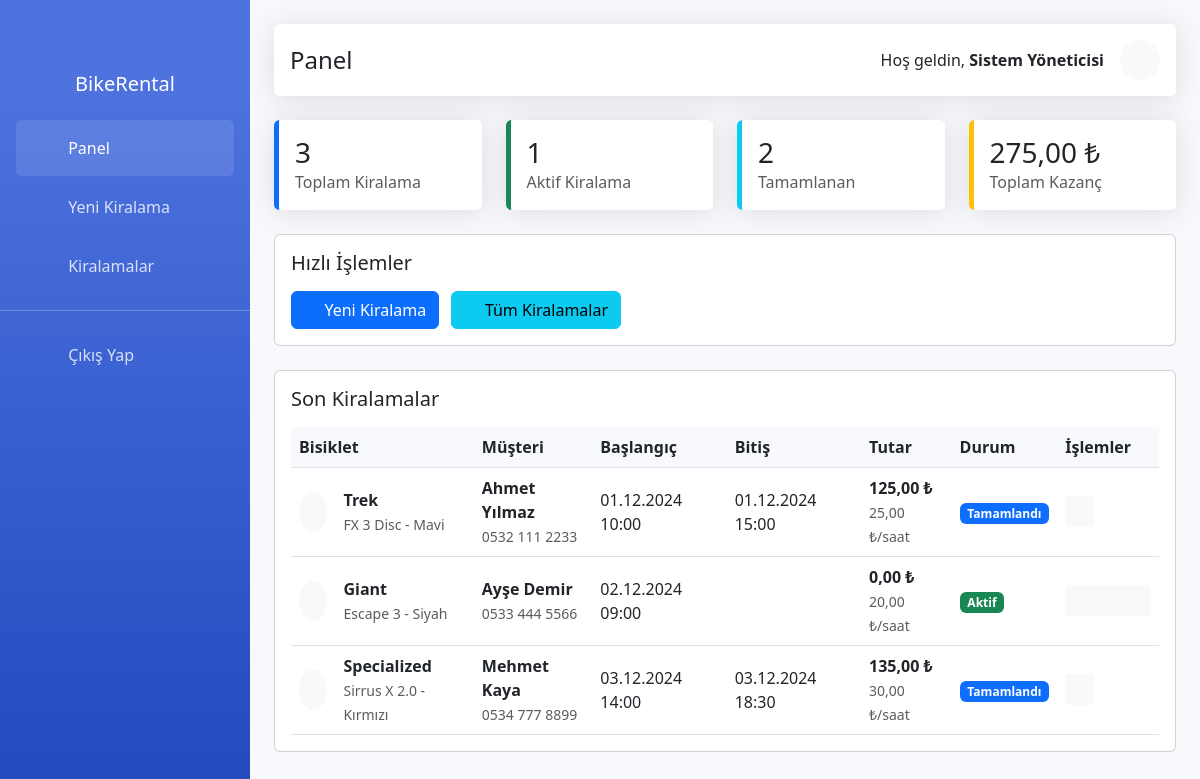
/dashboard.php (signed in), run on the app's committed database.
### tables this page shows
CREATE TABLE IF NOT EXISTS bike_rentals (
    id INT UNSIGNED AUTO_INCREMENT PRIMARY KEY,
    user_id INT UNSIGNED NOT NULL,
    bike_brand VARCHAR(50) NOT NULL,
    bike_model VARCHAR(50) NOT NULL,
    bike_color VARCHAR(30) NOT NULL DEFAULT 'Belirtilmemiş',
    price_per_hour DECIMAL(10,2) UNSIGNED NOT NULL,
    customer_name VARCHAR(100) NOT NULL,
    customer_phone VARCHAR(20) NOT NULL,
    customer_email VARCHAR(100) NULL,
    customer_id_number VARCHAR(20) NOT NULL,
    start_date DATETIME NOT NULL,
    end_date DATETIME NULL,
    status ENUM('active', 'completed', 'cancelled') DEFAULT 'active',
    total_cost DECIMAL(10,2) UNSIGNED DEFAULT 0.00,
    notes TEXT NULL,
    created_at TIMESTAMP DEFAULT CURRENT_TIMESTAMP,
    updated_at TIMESTAMP DEFAULT CURRENT_TIMESTAMP ON UPDATE CURRENT_TIMESTAMP,
    FOREIGN KEY (user_id) REFERENCES users(id) ON DELETE RESTRICT,
    INDEX idx_user_id (user_id),
    INDEX idx_status (status),
    INDEX idx_start_date (start_date),
    INDEX idx_customer_name (customer_name),
    INDEX idx_customer_id (customer_id_number)
);

### BikeRental.php (called while the page is built, shortened)
<?php
class BikeRental {
    private $conn;
    private $table_name = "bike_rentals";
    public function __construct($db) {
        $this->conn = $db;
    }
    public function readByUser($user_id, $limit = null) {
        try {
            $query = "SELECT * FROM " . $this->table_name . "
                     WHERE user_id = :user_id
                     ORDER BY created_at DESC";
            if ($limit !== null) {
                $query .= " LIMIT :limit";
            }            $stmt = $this->conn->prepare($query);
            $stmt->bindParam(':user_id', $user_id, PDO::PARAM_INT);
            if ($limit !== null) {
                $stmt->bindParam(':limit', $limit, PDO::PARAM_INT);
            }
            $stmt->execute();
            return $stmt;
        } catch (PDOException $e) {
            $this->error_message = $e->getMessage();
            return false;
        }
    }
}
?>

### dashboard.php (the view, shortened to what this page needs)
<?php
include_once 'functions.php';
include_once 'BikeRental.php';
try {
    $database = new Database();
    $db = $database->getConnection();
    $rental = new BikeRental($db);
    $stmt = $rental->readByUser($_SESSION['user_id'], 50);
    $rentals = $stmt->fetchAll(PDO::FETCH_ASSOC);
    $stats = [
        'total' => 0,
        'active' => 0,
        'completed' => 0,
        'total_spent' => 0.0
    ];
    foreach ($rentals as $r) {
        $stats['total']++;
        if ($r['status'] == 'active') $stats['active']++;
        if ($r['status'] == 'completed') $stats['completed']++;
        if ($r['status'] == 'completed' && !empty($r['end_date'])) {
            $hours = ceil((strtotime($r['end_date']) - strtotime($r['start_date'])) / 3600);
            $stats['total_spent'] += floatval($r['price_per_hour']) * $hours;
        }
    }
} catch (Exception $e) {
    $_SESSION['error'] = "Sistem hatası: " . $e->getMessage();
    header("Location: error.php");
    exit();
}
?>
<!DOCTYPE html>
<html lang="tr">
<head>
    <link href="https://cdnjs.cloudflare.com/ajax/libs/bootstrap/5.3.0/css/bootstrap.min.css" rel="stylesheet">
    <link href="https://cdnjs.cloudflare.com/ajax/libs/font-awesome/6.4.0/css/all.min.css" rel="stylesheet">
</head>
<body>
    <div class="sidebar">
        <div class="text-center mb-4">
            <i class="fas fa-bicycle fa-3x mb-2"></i>
            <h5>BikeRental</h5>
        </div>
        <nav>
            <a href="dashboard.php" class="nav-link active">
                <i class="fas fa-fw fa-tachometer-alt"></i>
                Panel
            </a>
            <a href="add_rental.php" class="nav-link">
                <i class="fas fa-fw fa-plus-circle"></i>
                Yeni Kiralama
            </a>
            <a href="list_rentals.php" class="nav-link">
                <i class="fas fa-fw fa-list"></i>
                Kiralamalar
            </a>
            <hr class="sidebar-divider">
            <a href="logout.php" class="nav-link">
                <i class="fas fa-fw fa-sign-out-alt"></i>
                Çıkış Yap
            </a>
        </nav>
    </div>
    <div class="main-content">
        <div class="top-bar d-flex justify-content-between align-items-center">
            <h4 class="mb-0">Panel</h4>
            <div class="d-flex align-items-center">
                <span class="me-3">Hoş geldin, <strong><?php echo e($_SESSION['full_name']); ?></strong></span>
                <a href="logout.php" class="btn btn-circle btn-light">
                    <i class="fas fa-sign-out-alt"></i>
                </a>
            </div>
        </div>
    <div class="row g-4 mb-4">
        <div class="col-xl-3 col-md-6">
            <div class="card stat-card border-start border-5 border-primary">
                <div class="card-body">
                    <div class="d-flex align-items-center">
                        <div class="flex-grow-1">
                            <h3 class="mb-0"><?php echo e($stats['total']); ?></h3>
                            <p class="text-muted mb-0">Toplam Kiralama</p>
                        </div>
                        <div class="text-primary">
                            <i class="fas fa-bicycle"></i>
                        </div>
                    </div>
                </div>
            </div>
        </div>
        <div class="col-xl-3 col-md-6">
            <div class="card stat-card border-start border-5 border-success">
                <div class="card-body">
                    <div class="d-flex align-items-center">
                        <div class="flex-grow-1">
                            <h3 class="mb-0"><?php echo e($stats['active']); ?></h3>
                            <p class="text-muted mb-0">Aktif Kiralama</p>
                        </div>
                        <div class="text-success">
                            <i class="fas fa-clock"></i>
                        </div>
                    </div>
                </div>
            </div>
        </div>
        <div class="col-xl-3 col-md-6">
            <div class="card stat-card border-start border-5 border-info">
                <div class="card-body">
                    <div class="d-flex align-items-center">
                        <div class="flex-grow-1">
                            <h3 class="mb-0"><?php echo e($stats['completed']); ?></h3>
                            <p class="text-muted mb-0">Tamamlanan</p>
                        </div>
                        <div class="text-info">
                            <i class="fas fa-check-circle"></i>
                        </div>
                    </div>
                </div>
            </div>
        </div>
        <div class="col-xl-3 col-md-6">
            <div class="card stat-card border-start border-5 border-warning">
                <div class="card-body">
                    <div class="d-flex align-items-center">
                        <div class="flex-grow-1">
                            <h3 class="mb-0"><?php echo formatPrice($stats['total_spent']); ?></h3>
                            <p class="text-muted mb-0">Toplam Kazanç</p>
                        </div>
                        <div class="text-warning">
                            <i class="fas fa-coins"></i>
                        </div>
                    </div>
                </div>
            </div>
        </div>
    </div>
    <div class="row mb-4">
        <div class="col-12">
            <div class="card">
                <div class="card-body">
                    <h5 class="card-title mb-3">Hızlı İşlemler</h5>
                    <a href="add_rental.php" class="btn btn-primary me-2">
                        <i class="fas fa-plus-circle me-2"></i>Yeni Kiralama
                    </a>
                    <a href="list_rentals.php" class="btn btn-info me-2">
                        <i class="fas fa-list me-2"></i>Tüm Kiralamalar
                    </a>
                </div>
            </div>
        </div>
    </div>
        <?php if (!empty($rentals)): ?>
    <div class="card">
        <div class="card-body">
            <h5 class="card-title mb-3">Son Kiralamalar</h5>
            <div class="table-responsive">
                <table class="table table-hover align-middle mb-0">
                    <thead>
                        <tr>
                            <th>Bisiklet</th>
                            <th>Müşteri</th>
                            <th>Başlangıç</th>
                            <th>Bitiş</th>
                            <th>Tutar</th>
                            <th>Durum</th>
                            <th>İşlemler</th>
                        </tr>
                    </thead>
                    <tbody>
                    <?php foreach ($rentals as $r): ?>
                    <tr>
                        <td>
                            <div class="d-flex align-items-center">
                                <div class="bg-light rounded-circle p-2 me-3">
                                    <i class="fas fa-bicycle text-primary"></i>
                                </div>
                                <div>
                                    <strong><?php echo e($r['bike_brand']); ?></strong><br>
                                    <small class="text-muted"><?php echo e($r['bike_model']); ?> - <?php echo e($r['bike_color']); ?></small>
                                </div>
                            </div>
                        </td>
                        <td>
                            <div>
                                <strong><?php echo e($r['customer_name']); ?></strong><br>
                                <small class="text-muted"><?php echo e($r['customer_phone']); ?></small>
                            </div>
                        </td>
                        <td><?php echo e(formatDate($r['start_date'])); ?></td>
                        <td><?php echo e(formatDate($r['end_date'])); ?></td>
                        <td>
                            <div>
                                <strong><?php echo formatPrice($r['total_cost']); ?></strong><br>
                                <small class="text-muted"><?php echo formatPrice($r['price_per_hour']); ?>/saat</small>
                            </div>
                        </td>
                        <td><?php echo getStatusBadge($r['status']); ?></td>
                        <td>
                            <div class="btn-group">
                                <a href="view_rental.php?id=<?php echo e($r['id']); ?>" class="btn btn-sm btn-light" data-bs-toggle="tooltip" title="Görüntüle">
                                    <i class="fas fa-eye text-primary"></i>
                                </a>
                                <?php if ($r['status'] == 'active'): ?>
                                <a href="edit_rental.php?id=<?php echo e($r['id']); ?>" class="btn btn-sm btn-light" data-bs-toggle="tooltip" title="Düzenle">
                                    <i class="fas fa-edit text-warning"></i>
                                </a>
                                <form method="POST" style="display: inline;" onsubmit="return confirm('Bu kiralama kaydını silmek istediğinizden emin misiniz?');">
                                    <button type="submit" name="action" value="delete" class="btn btn-sm btn-light" data-bs-toggle="tooltip" title="Sil">
                                        <i class="fas fa-trash text-danger"></i>
                                    </button>
                                </form>
                                <?php endif; ?>
                            </div>
                        </td>
                    </tr>
                    <?php endforeach; ?>
                    </tbody>
                </table>
            </div>
        </div>
    </div>
    <?php endif; ?>            </div>
</body>
</html>

### functions.php (shortened to what this page needs)
<?php
function formatDate($date, $format = 'd.m.Y H:i') {
    if (empty($date)) return '';
    try {
        return date($format, strtotime($date));
    } catch (Exception $e) {
        error_log("Tarih formatlama hatası: " . $e->getMessage());
        return '';
    }
}
function formatPrice($price) {
    return number_format($price, 2, ',', '.') . ' ₺';
}
function getStatusBadge($status) {
    $status = strtolower(trim($status));
    $badges = [
        'active' => ['class' => 'bg-success', 'text' => 'Aktif'],
        'completed' => ['class' => 'bg-primary', 'text' => 'Tamamlandı'],
        'cancelled' => ['class' => 'bg-danger', 'text' => 'İptal Edildi']
    ];
    return sprintf(
        '<span class="badge %s">%s</span>',
        htmlspecialchars($badges[$status]['class']),
        htmlspecialchars($badges[$status]['text'])
    );
}
function e($str) {
    return htmlspecialchars($str, ENT_QUOTES, 'UTF-8');
}

### dashboard.php (style rules this page uses)
:root { --primary-color: #4e73df; --secondary-color: #858796; --success-color: #1cc88a; --info-color: #36b9cc; --warning-color: #f6c23e; --danger-color: #e74a3b; }
body { background-color: #f8f9fc; }
.sidebar { background: linear-gradient(180deg, var(--primary-color) 10%, #224abe 100%); min-height: 100vh; position: fixed; left: 0; top: 0; width: 250px; padding-top: 1rem; color: white; z-index: 1000; }
.sidebar .nav-link { color: rgba(255,255,255,.8); padding: 1rem; margin: 0.2rem 1rem; border-radius: 0.35rem; transition: all 0.2s; }
.sidebar .nav-link:hover, .sidebar .nav-link.active { color: white; background: rgba(255,255,255,.1); }
.sidebar .nav-link i { margin-right: 0.5rem; width: 1.5rem; text-align: center; }
.main-content { margin-left: 250px; padding: 1.5rem; }
.stat-card { border: none; border-radius: 0.35rem; box-shadow: 0 0.15rem 1.75rem 0 rgba(58,59,69,.15); transition: transform 0.2s; }
.stat-card i { font-size: 2rem; margin-bottom: 0.5rem; }
.table { background: white; border-radius: 0.35rem; box-shadow: 0 0.15rem 1.75rem 0 rgba(58,59,69,.15); }
.table th { background-color: #f8f9fc; border-top: none; }
.top-bar { background: white; box-shadow: 0 0.15rem 1.75rem 0 rgba(58,59,69,.15); padding: 1rem; margin-bottom: 1.5rem; border-radius: 0.35rem; }
.btn-circle { border-radius: 100%; width: 2.5rem; height: 2.5rem; padding: 0; display: inline-flex; align-items: center; justify-content: center; }

### data on the page
bike_rentals: bike_brand "Trek", bike_model "FX 3 Disc", bike_color "Mavi", customer_name "Ahmet Yılmaz", customer_phone "0532 111 2233", start_date "01.12.2024 10:00", end_date "01.12.2024 15:00", total_cost "125,00 ₺", price_per_hour "25,00 ₺", status "Tamamlandı"
bike_rentals: bike_brand "Giant", bike_model "Escape 3", bike_color "Siyah", customer_name "Ayşe Demir", customer_phone "0533 444 5566", start_date "02.12.2024 09:00", total_cost "0,00 ₺", price_per_hour "20,00 ₺", status "Aktif"
bike_rentals: bike_brand "Specialized", bike_model "Sirrus X 2.0", bike_color "Kırmızı", customer_name "Mehmet Kaya", customer_phone "0534 777 8899", start_date "03.12.2024 14:00", end_date "03.12.2024 18:30", total_cost "135,00 ₺", price_per_hour "30,00 ₺", status "Tamamlandı"

### other printed values
$_SESSION['full_name'] "Sistem Yöneticisi"
$stats['total'] "3"
$stats['active'] "1"
$stats['completed'] "2"
formatPrice($stats['total_spent']) "275,00 ₺"
